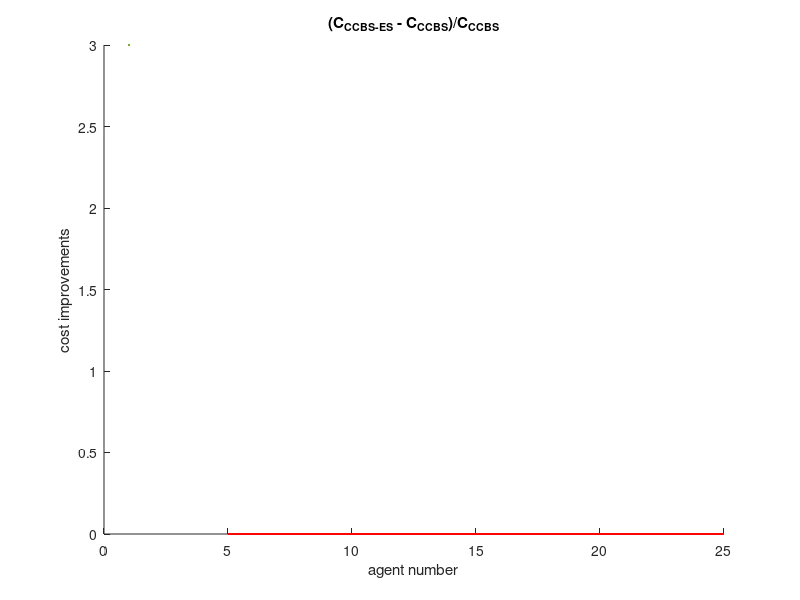

MATLAB code for this plot: (Note: this script raises an error after producing the figure.)
clc; clear; close all;
agent_size=0.5:1:4.5;
agent_num=5:25;
x=csvread("no_split.csv");
y=csvread("split.csv");
%%scatter plot
% for i =1:length(agent_size)
%     figure;hold on;
%     fh.WindowState = 'maximized';
%     sgtitle(sprintf("agent size=%.1f",agent_size(i)));
%     x_size=x(x(:,2)==agent_size(i),:);
%     y_size=y(y(:,2)==agent_size(i),:);
%     for j=1:length(agent_num)
%         x_temp=x_size(x_size(:,3)==agent_num(j),:);
%         y_temp=y_size(y_size(:,3)==agent_num(j),:);
%         x_temp(x_temp(:,4)>=300,5)=max(x_temp(:,5));
%         y_temp(y_temp(:,4)>=300,5)=max(y_temp(:,5));
%         x_temp=sortrows(x_temp);
%         y_temp=sortrows(y_temp);
%         subplot(4,5,j);
%         plot(x_temp(:,5),y_temp(:,5),'o');
%         title(sprintf("agent number: %d",agent_num(j)));
%     end
% end

%%cost difference and average cost
for i =1:length(agent_size)
    %figure;
    hold on;
    fh.WindowState = 'maximized';
    %sgtitle(sprintf("agent size=%.1f",agent_size(i)));
    x_size=x(x(:,2)==agent_size(i),:);
    y_size=y(y(:,2)==agent_size(i),:);
    avg_cost=zeros(2,length(agent_num));
    dif_cost=zeros(1,length(agent_num));
    for j=1:length(agent_num)
        x_temp=x_size(x_size(:,3)==agent_num(j),:);
        y_temp=y_size(y_size(:,3)==agent_num(j),:);
        x_temp=sortrows(x_temp);
        y_temp=sortrows(y_temp);
        idx=(x_temp(:,4)<300) & (y_temp(:,4)<300);
        x_temp=x_temp(idx,:);
        y_temp=y_temp(idx,:);
        avg_cost(1,j)=mean(x_temp(:,5));
        avg_cost(2,j)=mean(y_temp(:,5));
        dif_cost(j)=sum(x_temp(:,5))-sum(y_temp(:,5));
    end
    plot(agent_num,dif_cost,'r',lineWidth=3);
    %plot(agent_num,avg_cost(1,:));
    %plot(agent_num,avg_cost(2,:));
    %legend("no split","split");
end
xlabel("agent number");
ylabel("cost improvements");
title("(C_{CCBS-ES} - C_{CCBS})/C_{CCBS}")
%legend("agent size=0.5","agent size=1.5","agent size=2.5","agent size=3.5","agent size=4.5")

%succ rate
% for i =1:length(agent_size)
%     figure;hold on;
%     fh.WindowState = 'maximized';
%     sgtitle(sprintf("agent size=%.1f",agent_size(i)));
%     x_size=x(x(:,2)==agent_size(i),:);
%     y_size=y(y(:,2)==agent_size(i),:);
%     succ_rate=zeros(2,length(agent_num));
%     
%     for j=1:length(agent_num)
%         x_temp=x_size(x_size(:,3)==agent_num(j),:);
%         y_temp=y_size(y_size(:,3)==agent_num(j),:);
%         x_temp=sortrows(x_temp);
%         y_temp=sortrows(y_temp);
%         succ_rate(1,j)=sum(x_temp(:,4)<300);
%         succ_rate(2,j)=sum(y_temp(:,4)<300);
%     end
%     plot(agent_num,succ_rate(1,:)/100);
%     plot(agent_num,succ_rate(2,:)/100);
%     legend("no split","split");
%     xlabel("agent_number");
%     ylabel("succ_rate");
% end
a = gca();
a.FontSize = 16;